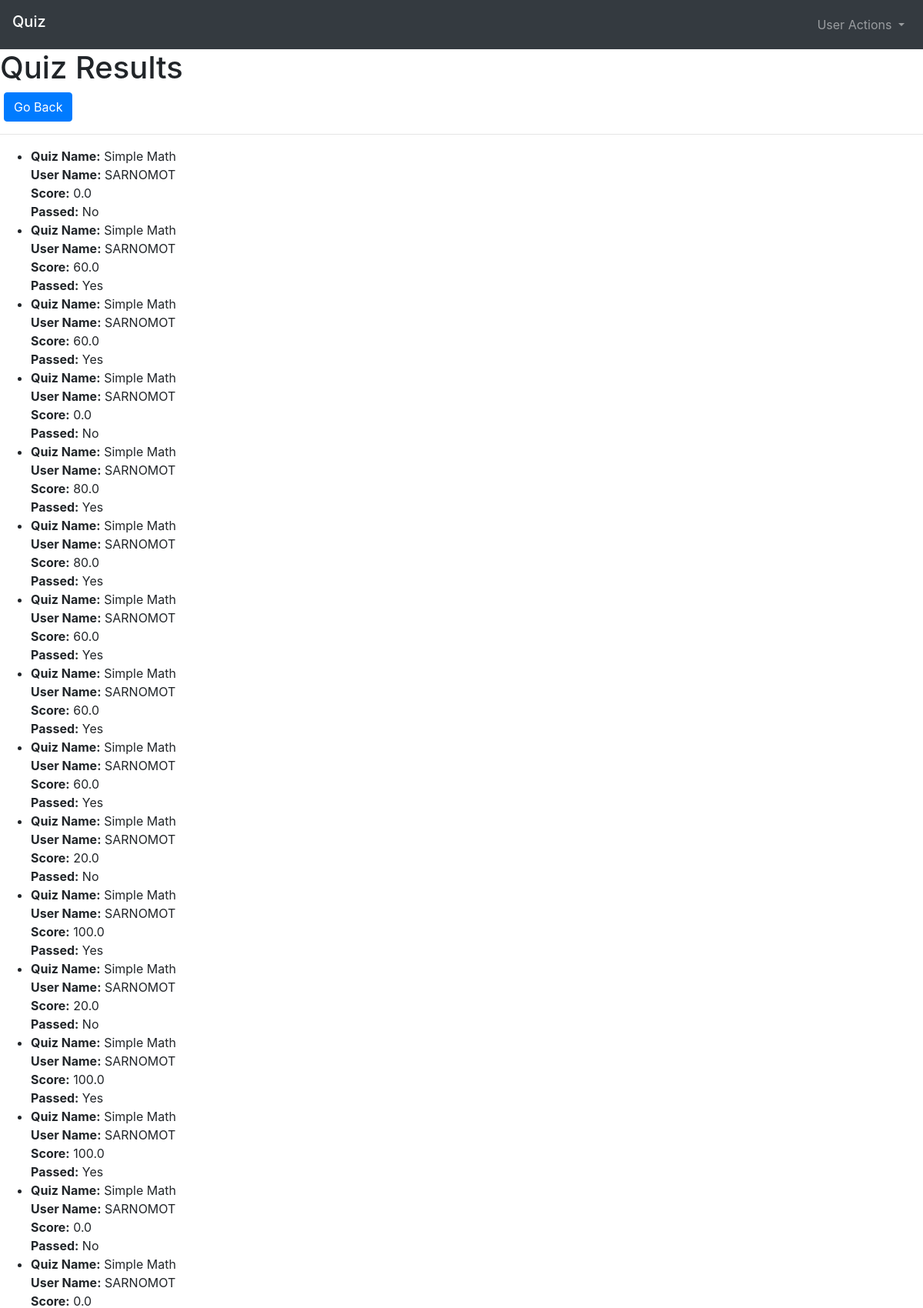
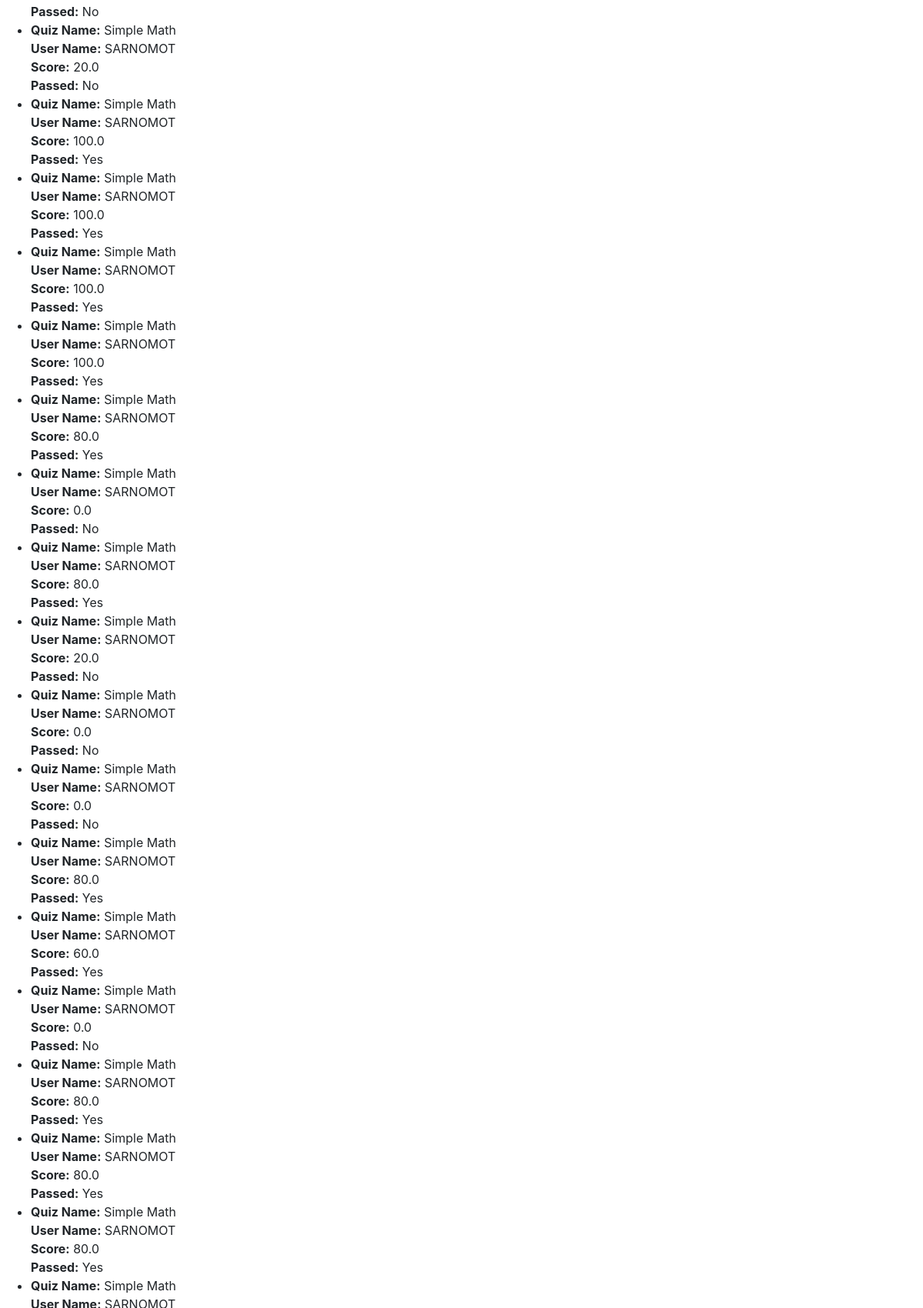
Page /results/1 (upper part) on the committed database (2 pictures, top to bottom).
### quiz/models.py (models this page shows, shortened)
class Result(models.Model):
    quiz = models.ForeignKey(Quiz, on_delete=models.CASCADE)
    user = models.ForeignKey(User, on_delete=models.CASCADE)
    score = models.FloatField()
    passed = models.BooleanField(default=False)

class Quiz(models.Model):
    name = models.CharField(max_length=100)
    image = models.ImageField(null=True, blank=True, upload_to='images/')
    topic = models.CharField(max_length=50)
    number_of_questions = models.IntegerField()
    time = models.IntegerField(help_text="duration of the quiz should finish")
    required_score = models.IntegerField(help_text="required score to pass the exam")
    difficulty = models.CharField(max_length=6, choices=DIFF_CHOICES)

class User(AbstractUser):
    pass

### quiz/views.py (the view)
# urls.py: path('results/<int:quiz_id>', views.results_view, name='results')
def results_view(request, quiz_id):
    quiz = Quiz.objects.get(pk=quiz_id)
    results = Result.objects.filter(quiz=quiz).order_by('pk').reverse()
    return render(request, 'quiz/results.html', {
        'quiz': quiz,
        'results': results,
        'passed': results.first().passed
    })

### quiz/templates/quiz/results.html (shortened to what this page needs)
{% extends 'quiz/layout.html' %}
{% load static %}
{% block body %}
    <h1>Quiz Results</h1>
    <div style="padding-left: 5px;">
        <a href="{% url 'quiz:index' %}" class="btn btn-primary" >Go Back</a>
    </div>
    <hr>
    <ul>
        {% if result.user == result.user.username %}
            {% for result in results %}
                <li>
                    <strong>Quiz Name:</strong> {{ result.quiz.name }}<br>
                    <strong>User Name:</strong> {{ result.user.username }}<br>
                    <strong>Score:</strong> {{ result.score }}<br>
                    {% if result.passed == True%}
                        <strong>Passed:</strong> Yes
                    {% else %}
                        <strong>Passed:</strong> No
                    {% endif %}
                </li>
            {% endfor %}
        {% endif %}
    </ul>
{% endblock %}

### rows in the picture
Result: quiz.name "Simple Math", user.username "SARNOMOT", score "0.0", shows "Passed:", passed "No"
Result: quiz.name "Simple Math", user.username "SARNOMOT", score "60.0", shows "Passed:", passed "Yes"
Result: quiz.name "Simple Math", user.username "SARNOMOT", score "60.0", shows "Passed:", passed "Yes"
Result: quiz.name "Simple Math", user.username "SARNOMOT", score "0.0", shows "Passed:", passed "No"
Result: quiz.name "Simple Math", user.username "SARNOMOT", score "80.0", shows "Passed:", passed "Yes"
Result: quiz.name "Simple Math", user.username "SARNOMOT", score "80.0", shows "Passed:", passed "Yes"
Result: quiz.name "Simple Math", user.username "SARNOMOT", score "60.0", shows "Passed:", passed "Yes"
Result: quiz.name "Simple Math", user.username "SARNOMOT", score "60.0", shows "Passed:", passed "Yes"
Result: quiz.name "Simple Math", user.username "SARNOMOT", score "60.0", shows "Passed:", passed "Yes"
Result: quiz.name "Simple Math", user.username "SARNOMOT", score "20.0", shows "Passed:", passed "No"
Result: quiz.name "Simple Math", user.username "SARNOMOT", score "100.0", shows "Passed:", passed "Yes"
Result: quiz.name "Simple Math", user.username "SARNOMOT", score "20.0", shows "Passed:", passed "No"
Result: quiz.name "Simple Math", user.username "SARNOMOT", score "100.0", shows "Passed:", passed "Yes"
Result: quiz.name "Simple Math", user.username "SARNOMOT", score "100.0", shows "Passed:", passed "Yes"
Result: quiz.name "Simple Math", user.username "SARNOMOT", score "0.0", shows "Passed:", passed "No"
Result: quiz.name "Simple Math", user.username "SARNOMOT", score "0.0", shows "Passed:", passed "No"
Result: quiz.name "Simple Math", user.username "SARNOMOT", score "20.0", shows "Passed:", passed "No"
Result: quiz.name "Simple Math", user.username "SARNOMOT", score "100.0", shows "Passed:", passed "Yes"
Result: quiz.name "Simple Math", user.username "SARNOMOT", score "100.0", shows "Passed:", passed "Yes"
Result: quiz.name "Simple Math", user.username "SARNOMOT", score "100.0", shows "Passed:", passed "Yes"
Result: quiz.name "Simple Math", user.username "SARNOMOT", score "100.0", shows "Passed:", passed "Yes"
Result: quiz.name "Simple Math", user.username "SARNOMOT", score "80.0", shows "Passed:", passed "Yes"
Result: quiz.name "Simple Math", user.username "SARNOMOT", score "0.0", shows "Passed:", passed "No"
Result: quiz.name "Simple Math", user.username "SARNOMOT", score "80.0", shows "Passed:", passed "Yes"
Result: quiz.name "Simple Math", user.username "SARNOMOT", score "20.0", shows "Passed:", passed "No"
Result: quiz.name "Simple Math", user.username "SARNOMOT", score "0.0", shows "Passed:", passed "No"
Result: quiz.name "Simple Math", user.username "SARNOMOT", score "0.0", shows "Passed:", passed "No"
Result: quiz.name "Simple Math", user.username "SARNOMOT", score "80.0", shows "Passed:", passed "Yes"
Result: quiz.name "Simple Math", user.username "SARNOMOT", score "60.0", shows "Passed:", passed "Yes"
Result: quiz.name "Simple Math", user.username "SARNOMOT", score "0.0", shows "Passed:", passed "No"
Result: quiz.name "Simple Math", user.username "SARNOMOT", score "80.0", shows "Passed:", passed "Yes"
Result: quiz.name "Simple Math", user.username "SARNOMOT", score "80.0", shows "Passed:", passed "Yes"
Result: quiz.name "Simple Math", user.username "SARNOMOT", score "80.0", shows "Passed:", passed "Yes"
Result: quiz.name "Simple Math"
